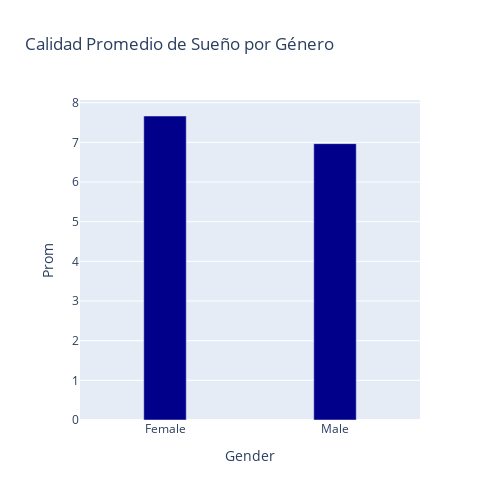

The code cell stored with this chart in its notebook:
### Code cell
#G3:Calidad Promedio de Sueño por Género
df = data.groupby(['Gender'])['Quality of Sleep'].mean().reset_index(name='Prom')

fig = px.bar(df, x='Gender', y='Prom', title= "Calidad Promedio de Sueño por Género")
fig.update_traces(width=0.25,marker_color='darkblue')
fig.update_layout(
    autosize=False,
    width=500,
    height=500,
)

fig.show()

### Figure 1 — Plotly figure (JSON) as saved in the notebook; plotly's stock layout.template omitted (floating-point values rounded to 4 significant figures)
{"data": [{"alignmentgroup": "True", "hovertemplate": "Gender=%{x}<br>Prom=%{y}<extra></extra>", "legendgroup": "", "marker": {"color": "darkblue", "pattern": {"shape": ""}}, "name": "", "offsetgroup": "", "orientation": "v", "showlegend": false, "textposition": "auto", "type": "bar", "width": 0.25, "x": ["Female", "Male"], "xaxis": "x", "y": [7.665, 6.968], "yaxis": "y"}], "layout": {"autosize": false, "barmode": "relative", "height": 500, "legend": {"tracegroupgap": 0}, "title": {"text": "Calidad Promedio de Sueño por Género"}, "width": 500, "xaxis": {"anchor": "y", "autorange": true, "domain": [0, 1], "range": [-0.5, 1.5], "title": {"text": "Gender"}, "type": "category"}, "yaxis": {"anchor": "x", "autorange": true, "domain": [0, 1], "range": [0, 8.068], "title": {"text": "Prom"}, "type": "linear"}}}
